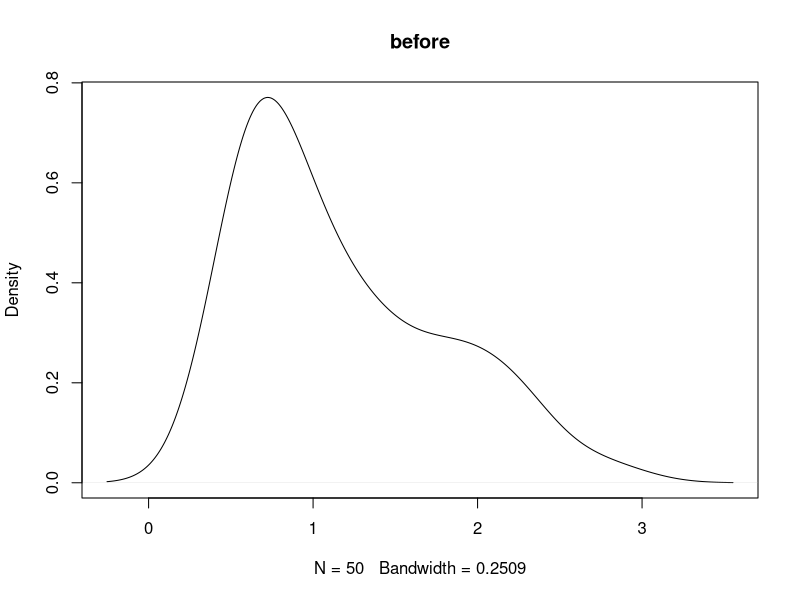
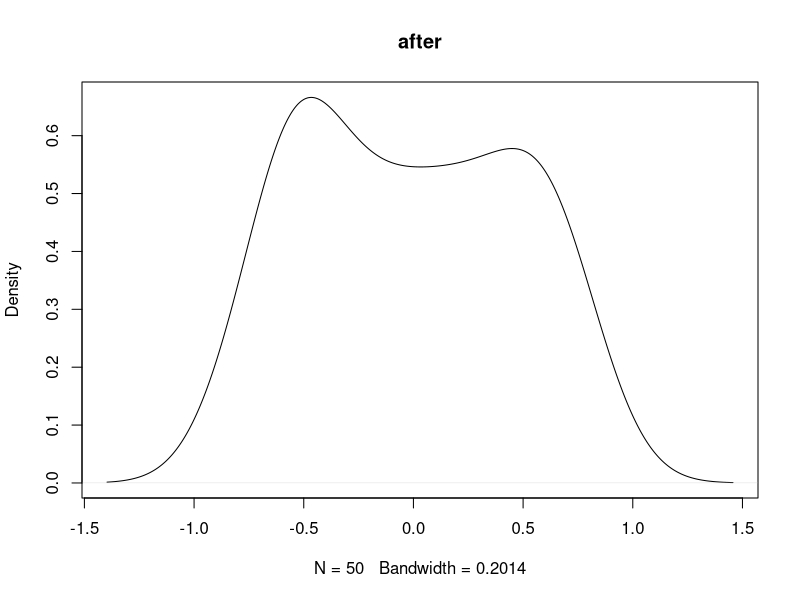

Source code (R) for these figures, in order:
library(recipes)


### Name: step_BoxCox
### Title: Box-Cox Transformation for Non-Negative Data
### Aliases: step_BoxCox tidy.step_BoxCox
### Keywords: datagen

### ** Examples


rec <- recipe(~ ., data = as.data.frame(state.x77))

bc_trans <- step_BoxCox(rec, all_numeric())

bc_estimates <- prep(bc_trans, training = as.data.frame(state.x77))

bc_data <- bake(bc_estimates, as.data.frame(state.x77))

plot(density(state.x77[, "Illiteracy"]), main = "before")
plot(density(bc_data$Illiteracy), main = "after")

tidy(bc_trans, number = 1)
tidy(bc_estimates, number = 1)
